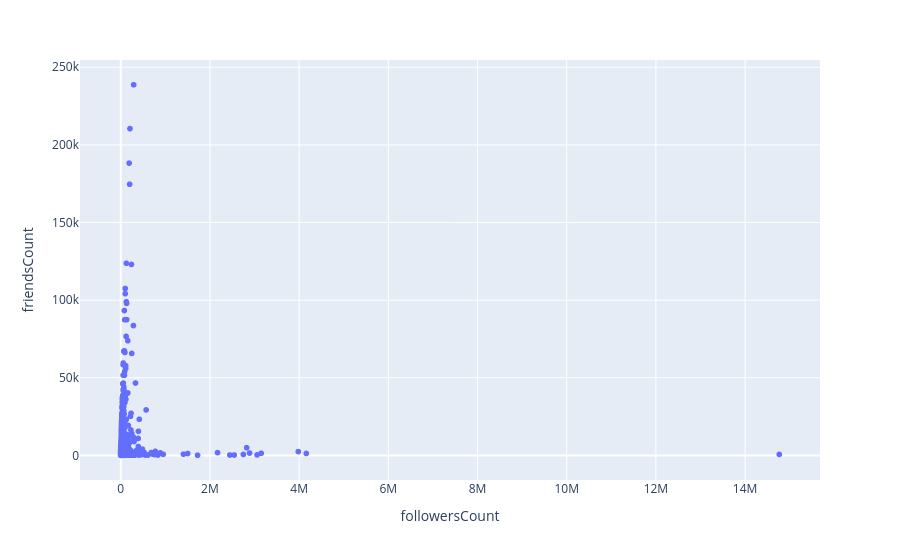

The code cell stored with this chart in its notebook:
### Code cell
fig = px.scatter(twitterData, x="followersCount", y="friendsCount", hover_data=["screenName"])
fig.show()

### Figure 1 — Plotly figure (JSON) as saved in the notebook; plotly's stock layout.template omitted (floating-point values rounded to 4 significant figures; data arrays with more than 128 entries replaced by an {"elided": "..."} marker saying what was removed)
{"data": [{"customdata": {"elided": "40000x1 str values"}, "hovertemplate": "followersCount=%{x}<br>friendsCount=%{y}<br>screenName=%{customdata[0]}<extra></extra>", "legendgroup": "", "marker": {"color": "#636efa", "symbol": "circle"}, "mode": "markers", "name": "", "showlegend": false, "type": "scattergl", "x": {"elided": "40000 int values"}, "xaxis": "x", "y": {"elided": "40000 int values"}, "yaxis": "y"}], "layout": {"legend": {"tracegroupgap": 0}, "margin": {"t": 60}, "xaxis": {"anchor": "y", "domain": [0, 1], "title": {"text": "followersCount"}}, "yaxis": {"anchor": "x", "domain": [0, 1], "title": {"text": "friendsCount"}}}}
